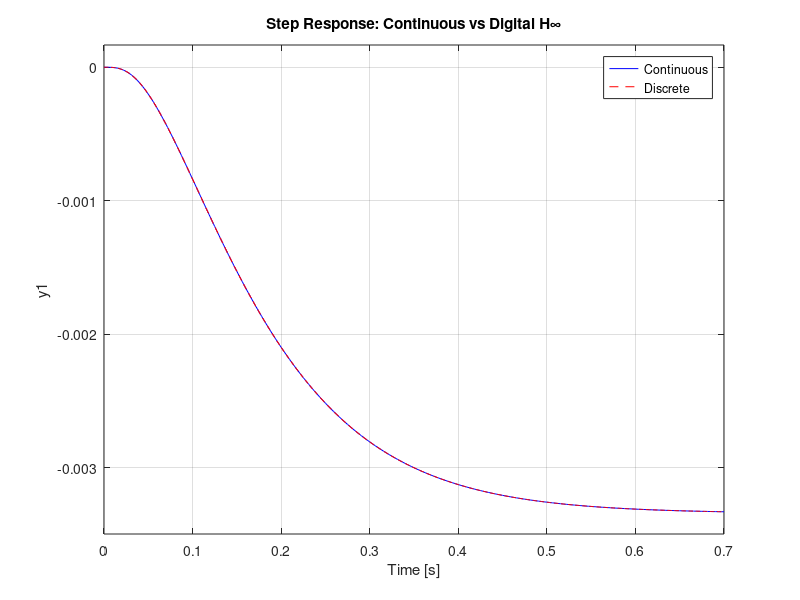
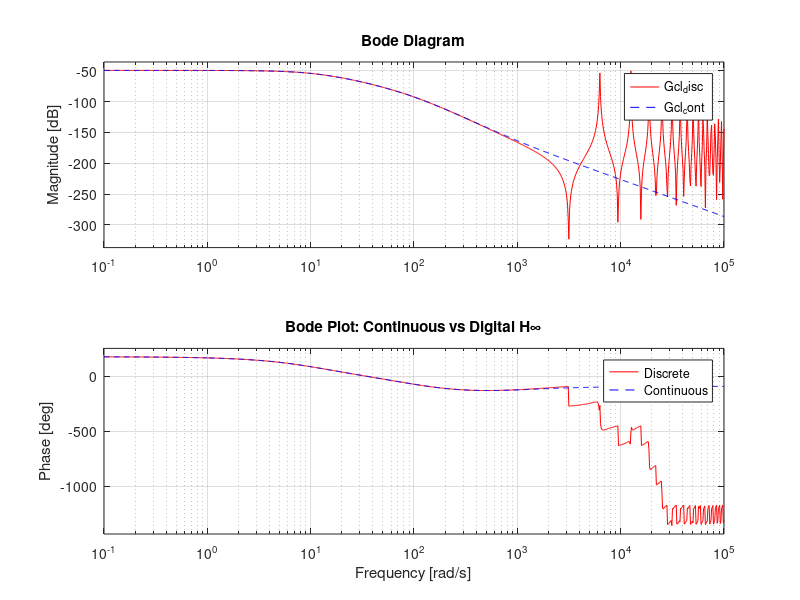
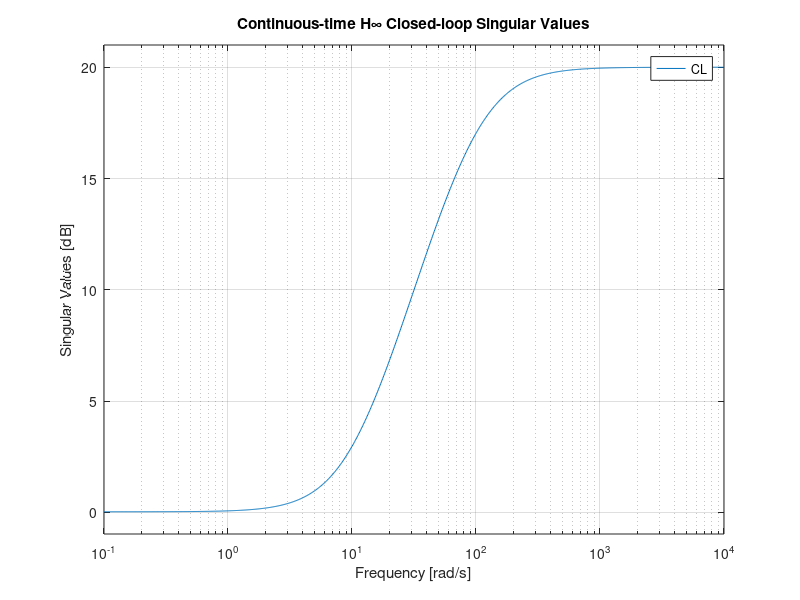

Here is the MATLAB script that generated these plots, in order:
%% Digital H∞ Control Design Example
% Author: Shinichi Samizo
% Description:
%   Continuous-time H∞ design -> Discretization -> Step & Bode evaluation

clear; clc;

%% 1. Plant model (example: 2nd-order system)
A = [0 1; -100 -20];
B = [0; 100];
C = [1 0];
D = 0;
P = ss(A,B,C,D);

%% 2. Weighting functions
s = tf('s');
W1 = (s/10 + 1)/(s/100 + 1);   % Performance weight
W2 = (s/100 + 1)/(s/1000 + 1); % Control weight
Paug = augw(P, W1, W2);

%% 3. H∞ synthesis
nmeas = 1; ncon = 1;
[K,CL,gamma] = hinfsyn(Paug, nmeas, ncon);
disp("H∞ gamma = " + gamma);

%% 4. Continuous response (singular values)
figure;
sigma(CL); grid on; title('Continuous-time H∞ Closed-loop Singular Values');

%% 5. Discretization
Ts = 0.001; % 1 ms sampling
Kd = c2d(K, Ts, 'tustin');

%% 6. Step response comparison
Gcl_cont = feedback(P*K, 1);
Gcl_disc = c2d(Gcl_cont, Ts, 'tustin');

figure;
step(Gcl_cont, 'b', Gcl_disc, 'r--');
legend('Continuous', 'Discrete', 'Location','best');
title('Step Response: Continuous vs Digital H∞');
grid on;

%% Ensure figures directory exists (run from simulation/)
figdir = fullfile('..','figures');
if ~exist(figdir, 'dir'); mkdir(figdir); end

%% Save step response figure
print('-dpng', fullfile(figdir, 'digital_hinf_step.png'));

%% 7. Bode plot: Continuous vs Digital H∞ (saved)
figure;
bode(Gcl_disc, 'r', Gcl_cont, 'b--');
legend('Discrete', 'Continuous', 'Location','best');
title('Bode Plot: Continuous vs Digital H∞');
grid on;
print('-dpng', fullfile(figdir, 'digital_hinf_bode.png'));

% (optional) close figures after saving
% close all
